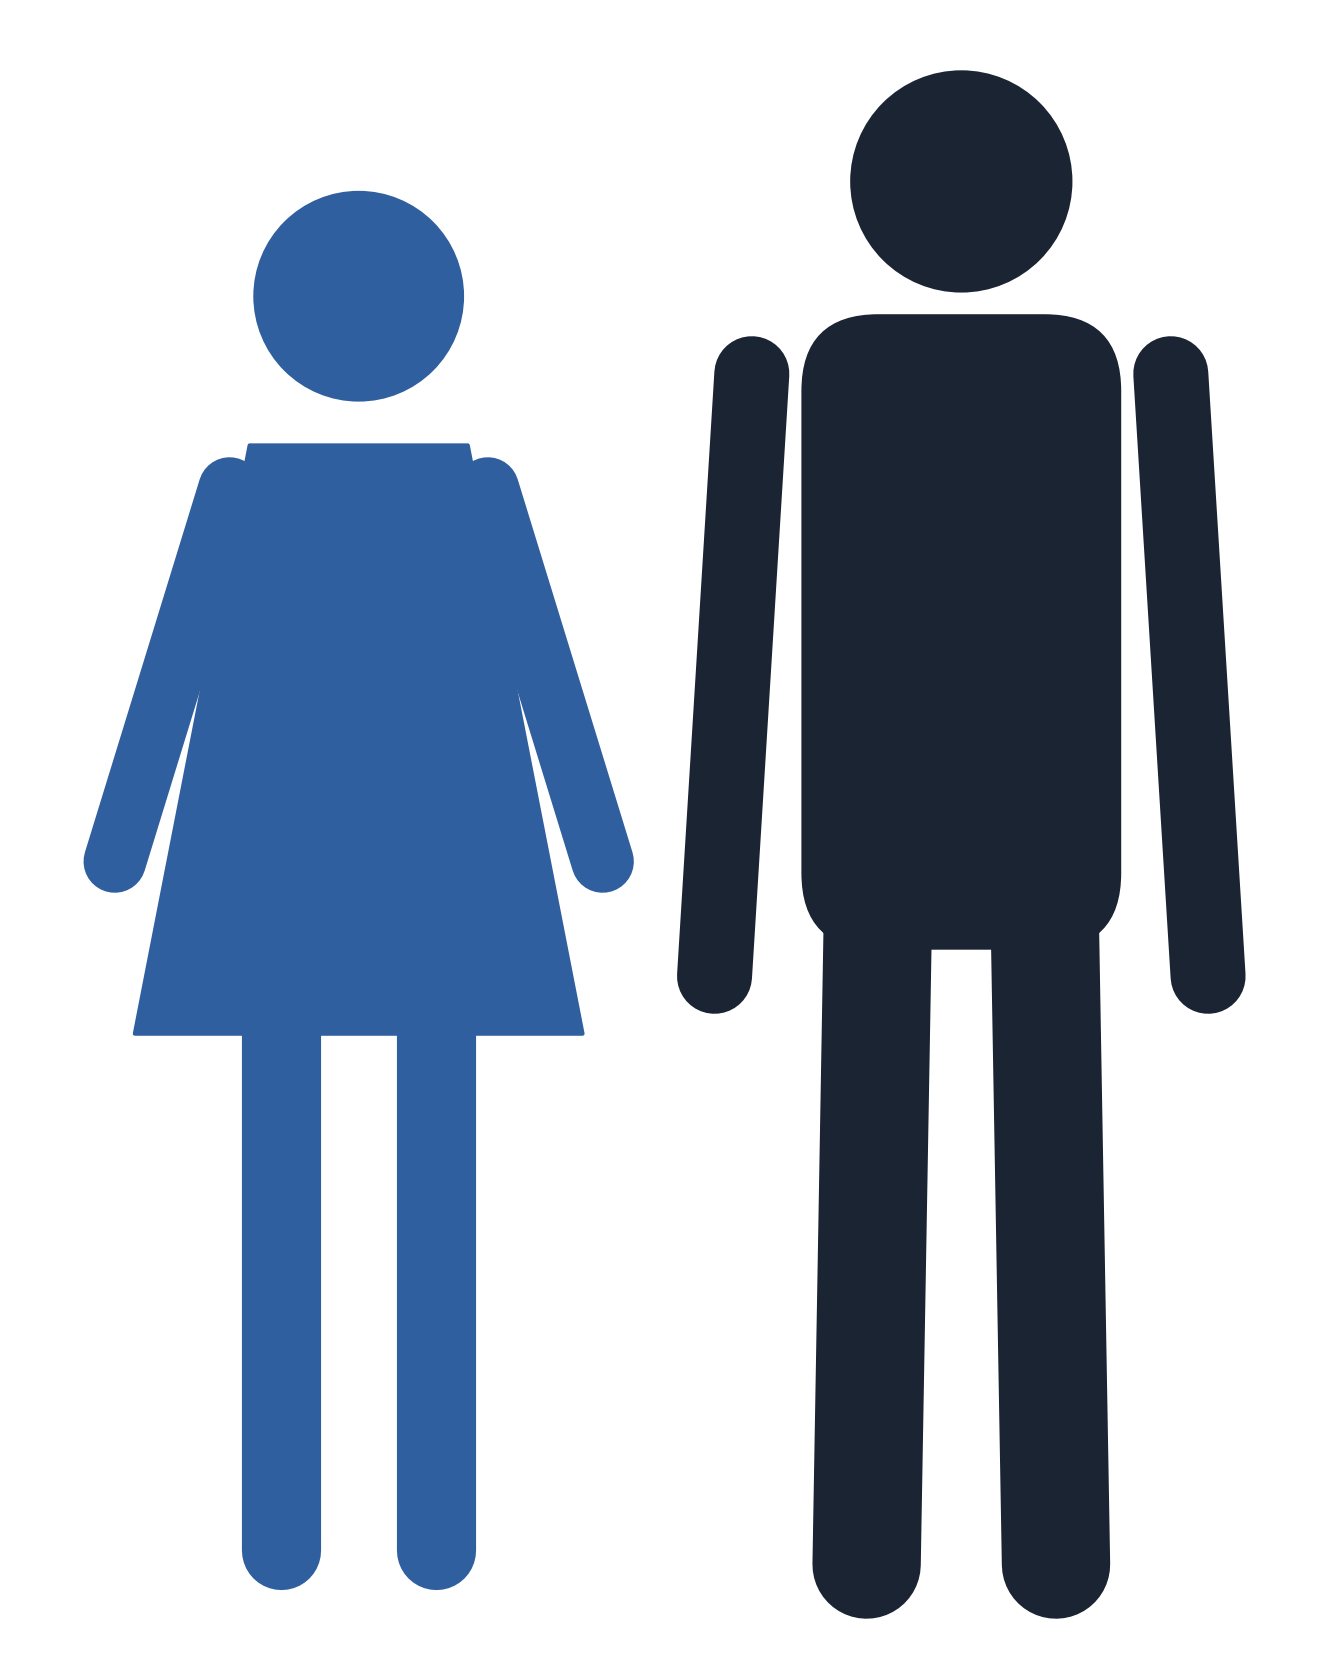

The Python source for this figure:
"""Woman and man pictograms (original drawing) -> 04_human_silhouette.png"""
import matplotlib
matplotlib.use("Agg")
import matplotlib.pyplot as plt
from matplotlib.patches import Circle, FancyBboxPatch, Polygon

INK, INK2 = "#1B2433", "#2F5F9E"
fig = plt.figure(figsize=(4.4, 5.6), dpi=300)
ax = fig.add_axes([0, 0, 1, 1])
ax.set_xlim(-2.3, 2.3); ax.set_ylim(-0.1, 5.75); ax.set_aspect("equal"); ax.axis("off")

def limb(x0, y0, x1, y1, w, c):
    ax.plot([x0, x1], [y0, y1], color=c, lw=w, solid_capstyle="round")

# woman (left, slightly shorter)
xw, c = -1.05, INK2
ax.add_patch(Circle((xw, 4.72), 0.36, color=c))
ax.add_patch(Polygon([(xw - 0.38, 4.2), (xw + 0.38, 4.2), (xw + 0.78, 2.15), (xw - 0.78, 2.15)], closed=True, color=c, joinstyle="round"))
limb(xw - 0.45, 4.05, xw - 0.85, 2.75, 15, c); limb(xw + 0.45, 4.05, xw + 0.85, 2.75, 15, c)
limb(xw - 0.27, 2.2, xw - 0.27, 0.35, 19, c); limb(xw + 0.27, 2.2, xw + 0.27, 0.35, 19, c)
# man (right)
xm, c = 1.05, INK
ax.add_patch(Circle((xm, 5.12), 0.38, color=c))
ax.add_patch(FancyBboxPatch((xm - 0.55, 2.45), 1.10, 2.2, boxstyle="round,pad=0,rounding_size=0.26", color=c))
limb(xm - 0.73, 4.45, xm - 0.86, 2.35, 18, c); limb(xm + 0.73, 4.45, xm + 0.86, 2.35, 18, c)
limb(xm - 0.29, 2.6, xm - 0.33, 0.3, 26, c); limb(xm + 0.29, 2.6, xm + 0.33, 0.3, 26, c)
fig.savefig("04_human_silhouette.png", transparent=True)
